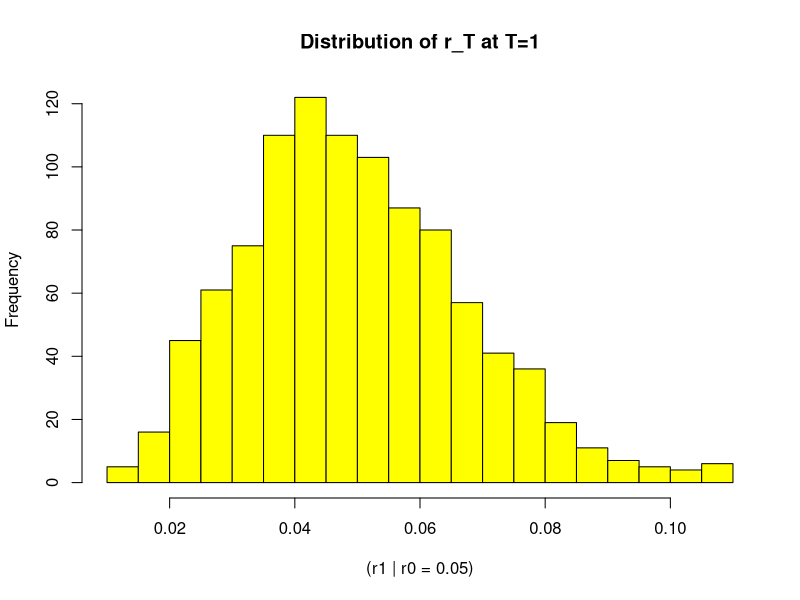
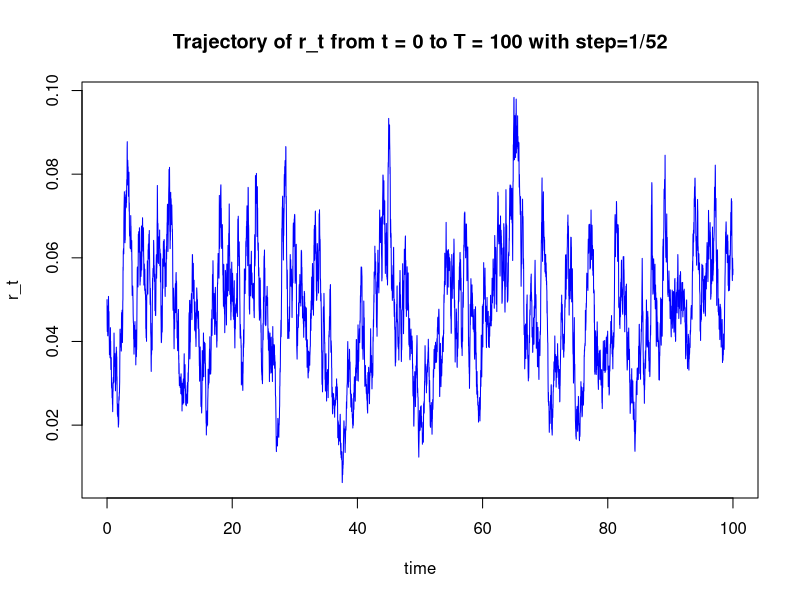

The R source for these figures, in order:
library(matrixStats)
T <- 1 
N <- 250 #step size
h <- 1/250 #step size
time <- seq(from=0, to=T, by=h)
nSim <- 1000 #number of paths

r <- matrix(rep(0, (N+1)*nSim), nrow = nSim)
r[,1] <- 0.05
S1 <- matrix(rep(0, (N+1)*nSim), nrow = nSim)
S1[1:nSim,1] <- 10
S2 <- matrix(rep(0, (N+1)*nSim), nrow = nSim)
S2[1:nSim,1] <- 10
sigma11 <- 0.1 
sigma12 <- 0.2 
sigma21 <- 0.3 
beta<-0.05
alpha<-0.6
delta<-0.1

#a

#SDE
for(i in 1:nSim){
  for (j in 2:(N+1)){
    B1 <- rnorm(1, mean=0, sd=1)
    B2 <- rnorm(1, mean=0, sd=1)
    S1_t <-S1[i,(j-1)] + S1[i,(j-1)]*r[i,(j-1)]*h+ sigma11*sqrt(S1[i,(j-1)])*sqrt(h)*B1+sigma12*S1[i,(j-1)]*sqrt(h)*B2
    S2_t <-S2[i,(j-1)]+S2[i,(j-1)]*r[i,(j-1)]*h+sigma21*(S1[i,(j-1)]-S2[i,(j-1)])*sqrt(h)*B1
    r_t <- r[i,(j-1)]+alpha*(beta-r[i,(j-1)])*h+delta*sqrt(r[i,(j-1)])*sqrt(h)*B1
    r[i,j]<-r_t
    S1[i,j]<-S1_t 
    S2[i,j]<-S2_t 
    
  }
}

hist(r[1:nSim,N+1], breaks = 20,main="Distribution of r_T at T=1", col="yellow", xlab="(r1 | r0 = 0.05)")

#b

T <- 100 
h <- 1/52
N <- T/h 
time <- seq(from=0, to=T, by=h) 
nSim <- 1 #number of paths
r <- matrix(rep(0, (N+1)*nSim), nrow = nSim)
r[,1] <- 0.05
S1 <- matrix(rep(0, (N+1)*nSim), nrow = nSim)
S1[1:nSim,1] <- 10
S2 <- matrix(rep(0, (N+1)*nSim), nrow = nSim)
S2[1:nSim,1] <- 10

for(i in 1:nSim){
  for (j in 2:(N+1)){
    B1 <- rnorm(1, mean=0, sd=1)
    B2 <- rnorm(1, mean=0, sd=1)
    S1_t <-S1[i,(j-1)] + S1[i,(j-1)]*r[i,(j-1)]*h+ sigma11*sqrt(S1[i,(j-1)])*sqrt(h)*B1+sigma12*S1[i,(j-1)]*sqrt(h)*B2
    S2_t <-S2[i,(j-1)]+S2[i,(j-1)]*r[i,(j-1)]*h+sigma21*(S1[i,(j-1)]-S2[i,(j-1)])*sqrt(h)*B1
    r_t <- r[i,(j-1)]+alpha*(beta-r[i,(j-1)])*h+delta*sqrt(r[i,(j-1)])*sqrt(h)*B1
    r[i,j]<-r_t
    S1[i,j]<-S1_t 
    S2[i,j]<-S2_t 
    
  }
}

plot(time, r, main="Trajectory of r_t from t = 0 to T = 100 with step=1/52", col="blue",ylab="r_t",xlab="time",type="l")


#c

T <- 0.5 
h <- 1/250
N <- T/h 
time <- seq(from=0, to=T, by=h) 
nSim <- 10000
K=10

r <- matrix(rep(0, (N+1)*nSim), nrow = nSim)
r[,1] <- 0.05
S1 <- matrix(rep(0, (N+1)*nSim), nrow = nSim)
S1[1:nSim,1] <- 10
S2 <- matrix(rep(0, (N+1)*nSim), nrow = nSim)
S2[1:nSim,1] <- 10


for(i in 1:nSim){
  for (j in 2:(N+1)){
    B1 <- rnorm(1, mean=0, sd=1)
    B2 <- rnorm(1, mean=0, sd=1)
    S1_t <-S1[i,(j-1)] + S1[i,(j-1)]*r[i,(j-1)]*h+ sigma11*sqrt(S1[i,(j-1)])*sqrt(h)*B1+sigma12*S1[i,(j-1)]*sqrt(h)*B2
    S2_t <-S2[i,(j-1)]+S2[i,(j-1)]*r[i,(j-1)]*h+sigma21*(S1[i,(j-1)]-S2[i,(j-1)])*sqrt(h)*B1
    r_t <- r[i,(j-1)]+alpha*(beta-r[i,(j-1)])*h+delta*sqrt(r[i,(j-1)])*sqrt(h)*B1
    r[i,j]<-r_t
    S1[i,j]<-S1_t 
    S2[i,j]<-S2_t 
    
  }
}
  
Payoff= mean(pmax(S1[,N+1]-K,0))
price=Payoff *exp(-0.05*T)
price
  
#d
maxS <- rep(0, nSim) 
for(i in 1:nSim){
  maxS[i]=max(max(S1[i,]),max(S2[i,]))
}
Payoff= mean(pmax(maxS-K,0))
price=Payoff *exp(-0.05*T)
price
